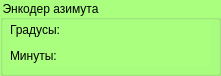
   <widget class="QGroupBox" name="groupBox_7">
    <property name="geometry">
     <rect>
      <x>235</x>
      <y>5</y>
      <width>221</width>
      <height>76</height>
     </rect>
    </property>
    <property name="styleSheet">
     <string notr="true">background-color: rgb(170, 255, 127);</string>
    </property>
    <property name="title">
     <string>Энкодер азимута</string>
    </property>
    <widget class="QWidget" name="layoutWidget_16">
     <property name="geometry">
      <rect>
       <x>10</x>
       <y>20</y>
       <width>201</width>
       <height>46</height>
      </rect>
     </property>
     <layout class="QHBoxLayout" name="horizontalLayout_13">
      <item>
       <layout class="QVBoxLayout" name="verticalLayout_16">
        <item>
         <widget class="QLabel" name="label_33">
          <property name="text">
           <string>Градусы:</string>
          </property>
         </widget>
        </item>
        <item>
         <widget class="QLabel" name="label_34">
          <property name="text">
           <string>Минуты:</string>
          </property>
         </widget>
        </item>
       </layout>
      </item>
      <item>
       <layout class="QVBoxLayout" name="verticalLayout_17">
        <item>
         <widget class="QLabel" name="lblEncAzimSteps256">
          <property name="text">
           <string/>
          </property>
         </widget>
        </item>
        <item>
         <widget class="QLabel" name="lblEncAzimSteps">
          <property name="text">
           <string/>
          </property>
         </widget>
        </item>
       </layout>
      </item>
     </layout>
    </widget>
   </widget>
